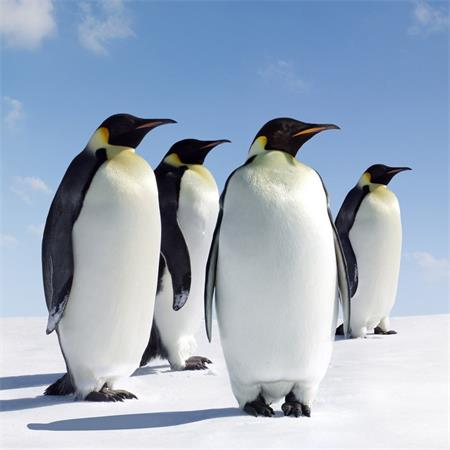
#> input picture ml/data/penguin.jpg, 450 x 450 px
$ python test.py
#> lines starting #> are read from the running program, lines starting #| are printed output that depends on the picture
import cv2 as cv

image = cv.imread('data/penguin.jpg')
#> image is the input picture: shape (450, 450, 3); mean B, G, R 192.3, 173.7, 159
cv.imshow('title', image)
resize = cv.resize(image, (200, 200))
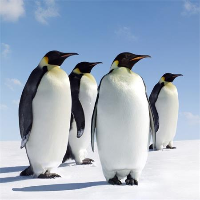
#> resize: shape (200, 200, 3); mean B, G, R 192.3, 173.6, 158.9
cv.imshow('resize', resize)

cv.waitKey()

import sklearn.mixture as sm

#> (the run stopped early here; a loop or call above may not have finished)
